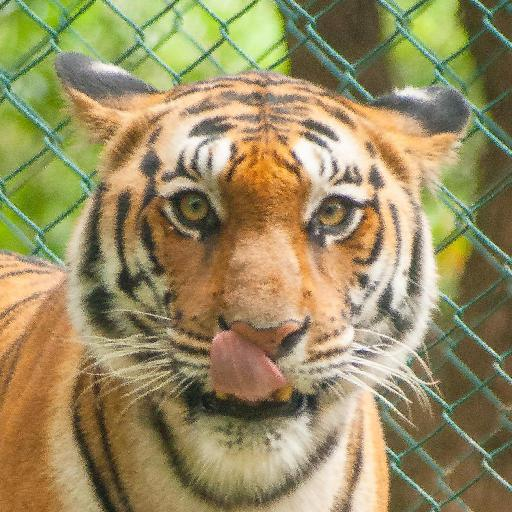
#> input picture test/101.jpg, 512 x 512 px
$ python -i image.py   (imports and definitions only)
#> lines starting #> are read from the running program, lines starting #| are printed output that depends on the picture; after the words box and inside, x2 and y2 are one past the last pixel; in counts of white or black regions, pixels touching at a corner belong together
from PIL import Image
import numpy as np
import os

# Cosine Similarity
def cosine_similarity(vector_a, vector_b):
    dot_product = sum(a * b for a, b in zip(vector_a, vector_b)) #nilai dot product dari vektor a dan vektor b
    norm_a = sum(a**2 for a in vector_a) ** 0.5 #nilai vektor a yang sudah dinormalisasi
    norm_b = sum(b**2 for b in vector_b) ** 0.5 #nilai vektor a yang sudah dinormalisasi
    if norm_a == 0 and norm_b == 0: #jika normalisasi vektor a = normalisasi vektor b = 0
        return 1.0 #kembalikan nilai 1 karena vektor a dan b sudah pasti berimpit
    elif norm_a == 0 or norm_b == 0: #jika hanya salah satunya yang bernilai 0
        return 0.0 #kembalikan nilai 0 karena nilai dot productnya adalah 0
    cosine_similarity_value = dot_product / (norm_a * norm_b) #hitung cosine similarity
    return cosine_similarity_value

# CBIR dengan parameter warna
def rgb_to_hsv(rgb_tuple): #mengubah RGB menjadi HSV
    r, g, b = rgb_tuple
    r = r / 255.0
    g = g / 255.0
    b = b / 255.0
    Cmax = max(r, g, b)
    Cmin = min(r, g, b)
    v = Cmax
    if (Cmax != 0):
        s = (Cmax - Cmin) / Cmax
    else:
        s = 0
    if (s == 0):
        h = 0
    else:
        delta = Cmax - Cmin
        if (Cmax == r):
            h = 60 * (((g - b) / delta) % 6)
        elif (Cmax == g):
            h = 60 * (((b - r) / delta) + 2)
        else: # Cmax == b
            h = 60 * (((r - g) / delta) + 4)
    h = (h + 360) % 360
    return int(h), int(s * 100), int(v * 100)

def image_to_hsv_matrix(image_path): #mengubah gambar menjadi matriks HSV
    image = Image.open(image_path).convert("RGB")
    resized_image = image.resize((256, 256)) #resize gambar menjadi 256x256
    rgb_matrix = np.array(resized_image)
    hsv_matrix = np.array([[rgb_to_hsv(pixel) for pixel in row] for row in rgb_matrix])
    #ubah matriks RGB menjadi HSV
    return hsv_matrix

def hsv_average(hsv_matrix): #menghitung 16 buah vektor yang berisi rata-rata nilai H,S,dan V
    rows, cols, _ = hsv_matrix.shape
    part_rows = rows // 4 #bagi matriks menjadi 4x4 blok
    part_cols = cols // 4 #bagi matriks menjadi 4x4 blok
    hsv_average = [] #16 vektor rata-rata nilai HSV akan disimpan di sini
    for i in range(4):
        for j in range(4):
            part = hsv_matrix[i * part_rows : (i + 1) * part_rows, j * part_cols : (j + 1) * part_cols]
            #pilih blok yang akan dihitung vektor rata-rata nilai HSV nya
            average_h = round(np.mean(part[:, :, 0]), 2) #hitung rata-rata nilai H dari blok yang dipilih
            average_s = round(np.mean(part[:, :, 1]), 2) #hitung rata-rata nilai S dari blok yang dipilih
            average_v = round(np.mean(part[:, :, 2]), 2) #hitung rata-rata nilai V dari blok yang dipilih
            hsv_average.append((average_h, average_s, average_v)) #simpan ke list
    return hsv_average

def color_average_cosine_similarity(hsv_average1, hsv_average2):
    cosine_similarity_values = [] #nilai cosine similarity dari 16 blok akan diletakkan di list ini
    for avg1, avg2 in zip(hsv_average1, hsv_average2):
        vector_avg1 = np.array(avg1).flatten()
        vector_avg2 = np.array(avg2).flatten()
        similarity = cosine_similarity(vector_avg1, vector_avg2) #hitung nilai cosine similarity dari dua buah vektor yang bersesuaian
        cosine_similarity_values.append(similarity) #simpan nilai tersebut ke list
    average_cosine_similarity = np.mean(cosine_similarity_values) #hitung rata-rata nilai cosine similarity dari semua blok
    return average_cosine_similarity

# CBIR dengan parameter tesktur
def rgb_to_grayscale(r, g, b): #mengubah RGB menjadi grayscale
    y = 0.29 * r + 0.587 * g + 0.114 * b
    return y

def image_to_normalized_glcm(image_path):
    #sudut yang dipilih adalah 0 derajat dan 90 derajat
    image = Image.open(image_path).convert("RGB")
    resized_image = image.resize((256, 256))
    rgb_matrix = np.array(resized_image)
    grayscale_matrix = np.apply_along_axis(lambda pixel: int(round(rgb_to_grayscale(*pixel))), axis=-1, arr=rgb_matrix)
    #ubah gambar menjadi matriks grayscale
    #susun matriks GLCM
    glcm_matrix = np.zeros((256,256), dtype=int)
    right_neighbors = np.roll(grayscale_matrix, shift=-1, axis=1)
    down_neighbors = np.roll(grayscale_matrix, shift=-1, axis=0)
    glcm_matrix[grayscale_matrix, right_neighbors] += 1
    glcm_matrix[right_neighbors, grayscale_matrix] += 1
    glcm_matrix[grayscale_matrix, down_neighbors] += 1
    glcm_matrix[down_neighbors, grayscale_matrix] += 1
    symmetric_matrix = glcm_matrix + glcm_matrix.T #hitung symmetric matrix
    symmetric_matrix_normalized = symmetric_matrix / np.sum(symmetric_matrix) #normalisasi symmetry matrix
    return symmetric_matrix_normalized

def contrast_homogeneity_entropy(symmetric_matrix_normalized):
    contrast = np.sum(symmetric_matrix_normalized * np.square(np.subtract.outer(range(256), range(256)))) #hitung nilai contrast
    homogeneity = np.sum(symmetric_matrix_normalized / (1 + np.square(np.subtract.outer(range(256), range(256))))) #hitung nilai homogeneity
    entropy = -np.sum(symmetric_matrix_normalized * np.log2(symmetric_matrix_normalized + 1e-10)) #hitung nilai entropy
    return contrast, homogeneity, entropy

def texture_cosine_similarity(v1, v2): #hitung nilai cosine similarity
    vector1 = list(v1)
    vector2 = list(v2)
    cosine_similarity_value = cosine_similarity(vector1, vector2)
    return cosine_similarity_value

# File Handling
def save_cbir_results(image_path): #simpan semua vektor sebagai cache
    hsv_matrix = image_to_hsv_matrix(image_path)
#> in image_to_hsv_matrix, image is the input picture: PIL image 512x512 RGB; mean R, G, B 153.7, 141, 98.3
#> in image_to_hsv_matrix, `resized_image = image.resize((256, 256))`:
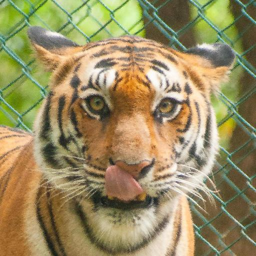
#> resized_image: PIL image 256x256 RGB; mean R, G, B 153.7, 141, 98.3
#> in image_to_hsv_matrix, `hsv_matrix = np.array([[rgb_to_hsv(pixel) for pixel in row] for row in..`: hsv_matrix: shape (256, 256, 3) int64; mean of channels 0, 1, 2 52.4, 39.3, 62.3
    text_file_path = "static/cache/"+ os.path.splitext(os.path.basename(image_path))[0] + '.txt'

    hsv_average_result = hsv_average(hsv_matrix)
#> after the loop in hsv_average, `for i in range(4):`: hsv_average = 16 items, first 6: (87.38, 44.31, 65.52), (65.49, 35.04, 79.32), (62, 37.12, 56.27), (85, 38.84, 53.47), (69.19, 47.74, 62), (35.6, 41.73, 58.26)
#> hsv_average_result has the same summary as hsv_average in hsv_average
    glcm_matrix_normalized = image_to_normalized_glcm(image_path)
#> in image_to_normalized_glcm, `down_neighbors = np.roll(grayscale_matrix, shift=-1, axis=0)`:
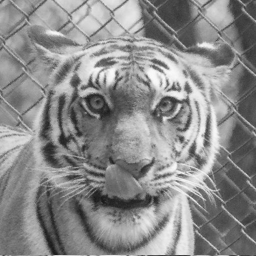
#> down_neighbors: shape (256, 256) int64; min 24, max 249, mean 138.5
#> in image_to_normalized_glcm, `glcm_matrix[grayscale_matrix, right_neighbors] += 1`:
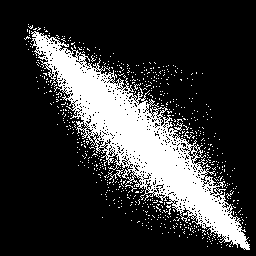
#> glcm_matrix: shape (256, 256) int64; values 0 (black) and 1 (white), 20.9% white; 633 white regions (631 under 20 px), largest, box (x1, y1, x2, y2) and area: (31, 31, 250, 250) 12463, (166, 205, 171, 215) 20
#> in image_to_normalized_glcm, `glcm_matrix[right_neighbors, grayscale_matrix] += 1`: glcm_matrix: shape (256, 256) int64; 3 distinct labels, from 0 to 2
#> in image_to_normalized_glcm, `glcm_matrix[grayscale_matrix, down_neighbors] += 1`:
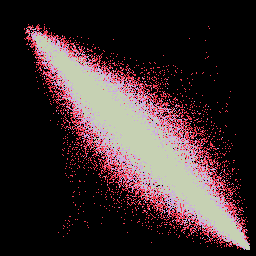
#> glcm_matrix: shape (256, 256) int64; 4 distinct labels, from 0 to 3; one colour per label, 0 black
#> in image_to_normalized_glcm, `glcm_matrix[down_neighbors, grayscale_matrix] += 1`:
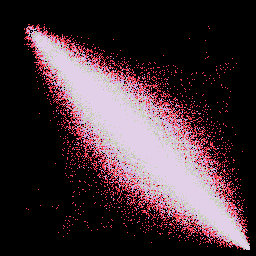
#> glcm_matrix: shape (256, 256) int64; 5 distinct labels, from 0 to 4; one colour per label, 0 black
#> in image_to_normalized_glcm, `symmetric_matrix = glcm_matrix + glcm_matrix.T`:
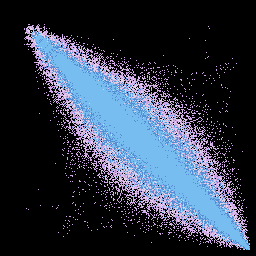
#> symmetric_matrix: shape (256, 256) int64; 5 distinct labels, from 0 to 8; one colour per label, 0 black
#> in image_to_normalized_glcm, `symmetric_matrix_normalized = symmetric_matrix / np.sum(symmetric_matr..`:
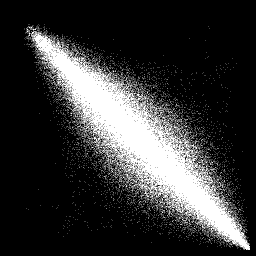
#> symmetric_matrix_normalized: shape (256, 256) float64; min 0, max 7.28e-05, mean 1.53e-05; drawn with min black and max white
    contrast, homogeneity, entropy = contrast_homogeneity_entropy(glcm_matrix_normalized)
#> in contrast_homogeneity_entropy, `contrast = np.sum(symmetric_matrix_normalized * np.square(np.subtract...`: contrast = 823.2
#> in contrast_homogeneity_entropy, `homogeneity = np.sum(symmetric_matrix_normalized / (1 + np.square(np.s..`: homogeneity = 0.0481
#> in contrast_homogeneity_entropy, `entropy = -np.sum(symmetric_matrix_normalized * np.log2(symmetric_matr..`: entropy = 14.12
#> contrast = 823.2; homogeneity = 0.0481; entropy = 14.12
    glcm_result = (contrast, homogeneity, entropy)
#> glcm_result = (823.2, 0.0481, 14.12)

    with open(text_file_path, 'w') as file:
        file.write('\t'.join(map(str, hsv_average_result)) + '\n')
        file.write('\t'.join(map(str, glcm_result)) + '\n')

def get_cbir_results(image_path, cbir_type): #muat file cache
    text_file_path = "static/cache/"+ os.path.splitext(os.path.basename(image_path))[0] + '.txt'
    with open(text_file_path, 'r') as file:
        lines = file.readlines()
    if cbir_type == "color":
        result_color = lines[0].strip().split('\t')
        result_color_out = [eval(i) for a,i in enumerate(result_color)]

        return result_color_out
    else:
        result_texture = lines[1].strip().split('\t')

        return float(result_texture[0]), float(result_texture[1]), float(result_texture[2])

>>> result = save_cbir_results('../test/101.jpg')

$ run again, on test/1029.jpg
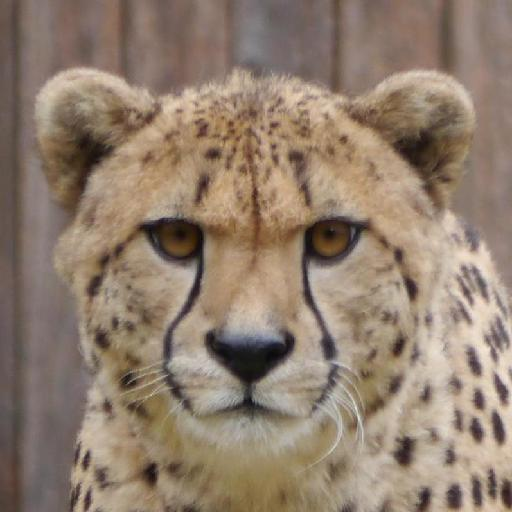
#> input picture test/1029.jpg, 512 x 512 px
#> in image_to_hsv_matrix, image is the input picture: PIL image 512x512 RGB; mean R, G, B 145.2, 126.8, 110.3
#> hsv_matrix: shape (256, 256, 3) int64; mean of channels 0, 1, 2 37.8, 24.3, 56.5
#> after the loop in hsv_average, `for i in range(4):`: hsv_average = 16 items, first 6: (22.25, 22.77, 51.71), (34.47, 23.55, 55.52), (50.09, 20.49, 54.14), (23.54, 23.54, 56.55), (25.94, 27.66, 49.02), (35.18, 37.82, 57.04)
#> hsv_average_result has the same summary as hsv_average in hsv_average
#> in image_to_normalized_glcm, `glcm_matrix[down_neighbors, grayscale_matrix] += 1`:
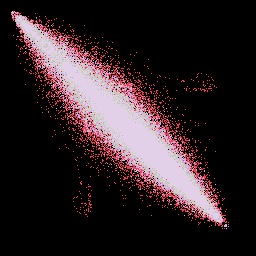
#> glcm_matrix: shape (256, 256) int64; 5 distinct labels, from 0 to 4; one colour per label, 0 black
#> symmetric_matrix: shape (256, 256) int64; 5 distinct labels, from 0 to 8
#> in image_to_normalized_glcm, `symmetric_matrix_normalized = symmetric_matrix / np.sum(symmetric_matr..`:
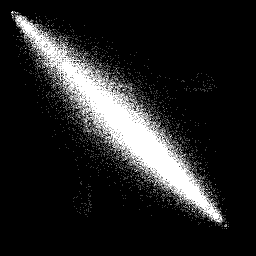
#> symmetric_matrix_normalized: shape (256, 256) float64; min 0, max 0.000109, mean 1.53e-05; drawn with min black and max white
#> in contrast_homogeneity_entropy, `contrast = np.sum(symmetric_matrix_normalized * np.square(np.subtract...`: contrast = 432.8
#> in contrast_homogeneity_entropy, `homogeneity = np.sum(symmetric_matrix_normalized / (1 + np.square(np.s..`: homogeneity = 0.0672
#> in contrast_homogeneity_entropy, `entropy = -np.sum(symmetric_matrix_normalized * np.log2(symmetric_matr..`: entropy = 13.57
#> in save_cbir_results, `contrast, homogeneity, entropy = contrast_homogeneity_entropy(glcm_mat..`: contrast = 432.8; homogeneity = 0.0672; entropy = 13.57
#> glcm_result = (432.8, 0.0672, 13.57)

$ run again, on test/1059.jpg
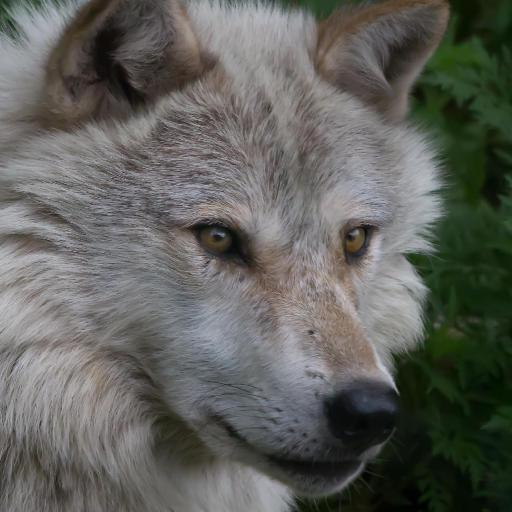
#> input picture test/1059.jpg, 512 x 512 px
#> in image_to_hsv_matrix, image is the input picture: PIL image 512x512 RGB; mean R, G, B 95.4, 96.3, 91.5
#> hsv_matrix: shape (256, 256, 3) int64; mean of channels 0, 1, 2 122.3, 17.3, 38.8
#> after the loop in hsv_average, `for i in range(4):`: hsv_average = 16 items, first 6: (82.05, 15.98, 35.7), (80.33, 9.35, 43.47), (97.96, 10.2, 45.23), (84.07, 41.72, 23.59), (144.4, 3.15, 48.24), (160.2, 6.84, 43.75)
#> hsv_average_result has the same summary as hsv_average in hsv_average
#> in image_to_normalized_glcm, `glcm_matrix[down_neighbors, grayscale_matrix] += 1`:
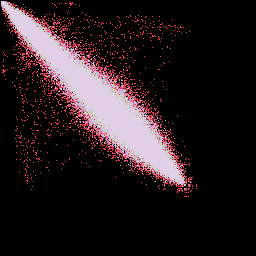
#> glcm_matrix: shape (256, 256) int64; 5 distinct labels, from 0 to 4; one colour per label, 0 black
#> symmetric_matrix: shape (256, 256) int64; 5 distinct labels, from 0 to 8
#> in image_to_normalized_glcm, `symmetric_matrix_normalized = symmetric_matrix / np.sum(symmetric_matr..`:
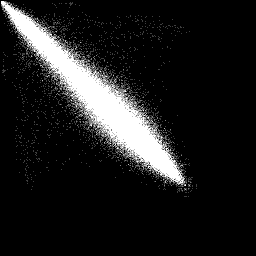
#> symmetric_matrix_normalized: shape (256, 256) float64; min 0, max 0.000129, mean 1.53e-05; drawn with min black and max white
#> in contrast_homogeneity_entropy, `contrast = np.sum(symmetric_matrix_normalized * np.square(np.subtract...`: contrast = 442.6
#> in contrast_homogeneity_entropy, `homogeneity = np.sum(symmetric_matrix_normalized / (1 + np.square(np.s..`: homogeneity = 0.071
#> in contrast_homogeneity_entropy, `entropy = -np.sum(symmetric_matrix_normalized * np.log2(symmetric_matr..`: entropy = 13.25
#> in save_cbir_results, `contrast, homogeneity, entropy = contrast_homogeneity_entropy(glcm_mat..`: contrast = 442.6; homogeneity = 0.071; entropy = 13.25
#> glcm_result = (442.6, 0.071, 13.25)

$ run again, on test/1074.jpg
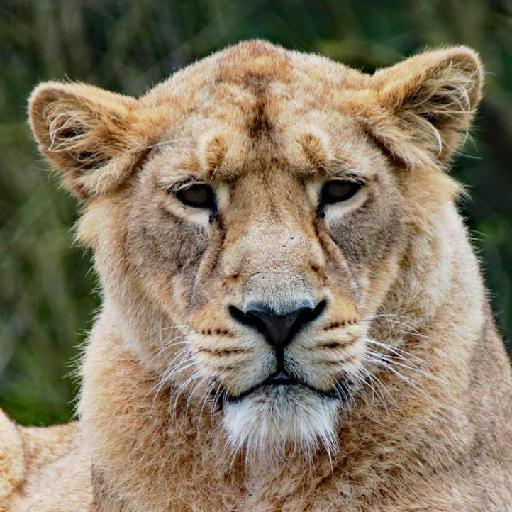
#> input picture test/1074.jpg, 512 x 512 px
#> in image_to_hsv_matrix, image is the input picture: PIL image 512x512 RGB; mean R, G, B 130.7, 118.7, 96.5
#> hsv_matrix: shape (256, 256, 3) int64; mean of channels 0, 1, 2 57.2, 32.6, 52.3
#> after the loop in hsv_average, `for i in range(4):`: hsv_average = 16 items, first 6: (76.76, 37.17, 33.61), (73.96, 32.57, 48.71), (67.16, 41.91, 50.71), (67.22, 40.99, 38.67), (53.56, 40.3, 46.03), (33.59, 33.24, 58.14)
#> hsv_average_result has the same summary as hsv_average in hsv_average
#> in image_to_normalized_glcm, `glcm_matrix[down_neighbors, grayscale_matrix] += 1`:
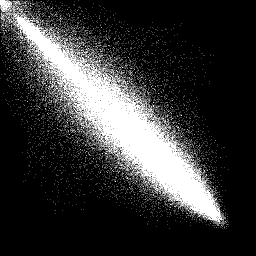
#> glcm_matrix: shape (256, 256) int64; min 0, max 4, mean 0.85; drawn with min black and max white
#> in contrast_homogeneity_entropy, `contrast = np.sum(symmetric_matrix_normalized * np.square(np.subtract...`: contrast = 888.7
#> in contrast_homogeneity_entropy, `homogeneity = np.sum(symmetric_matrix_normalized / (1 + np.square(np.s..`: homogeneity = 0.0477
#> in contrast_homogeneity_entropy, `entropy = -np.sum(symmetric_matrix_normalized * np.log2(symmetric_matr..`: entropy = 14.19
#> in save_cbir_results, `contrast, homogeneity, entropy = contrast_homogeneity_entropy(glcm_mat..`: contrast = 888.7; homogeneity = 0.0477; entropy = 14.19
#> glcm_result = (888.7, 0.0477, 14.19)
